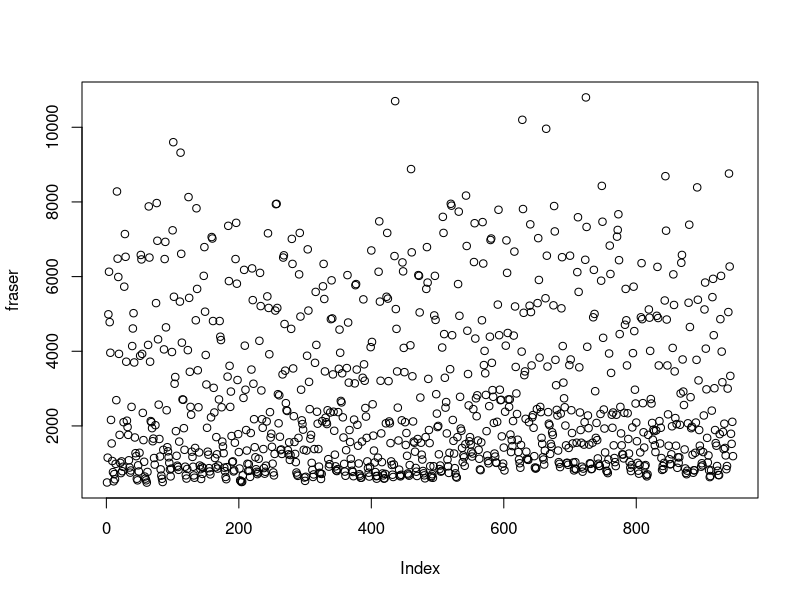
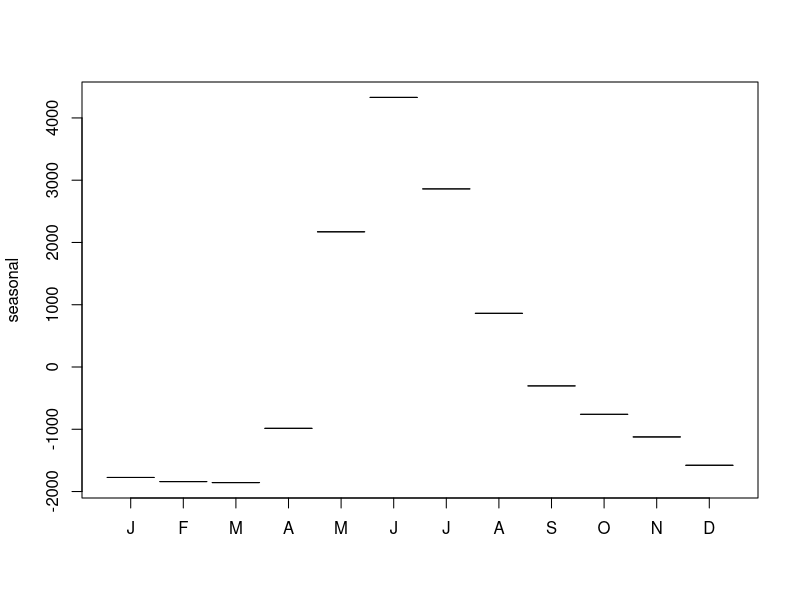
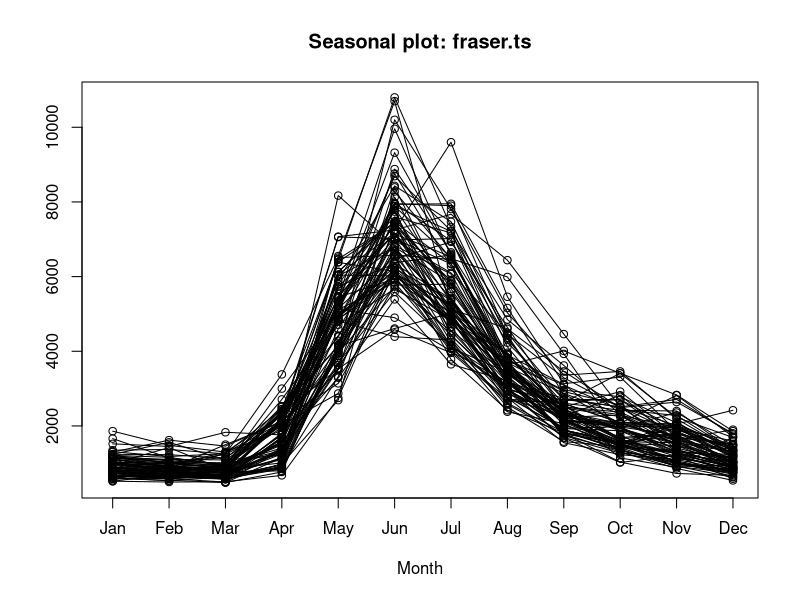
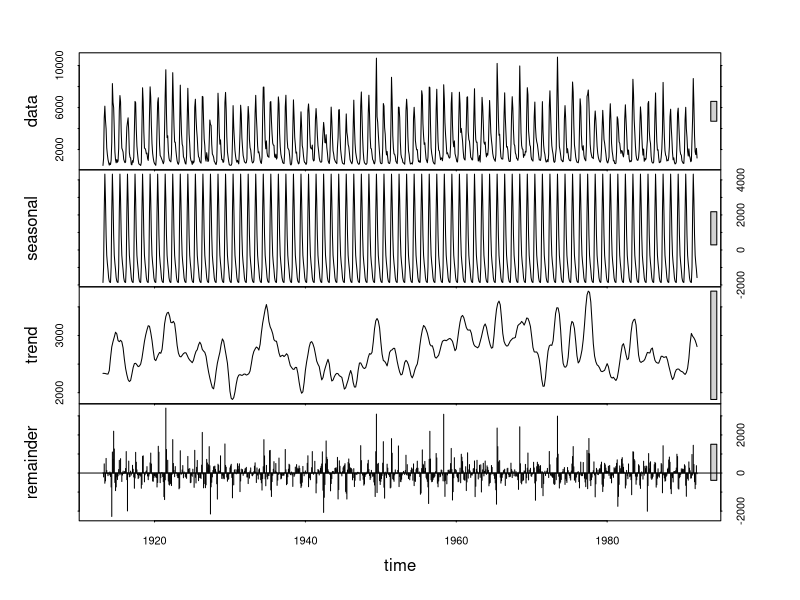
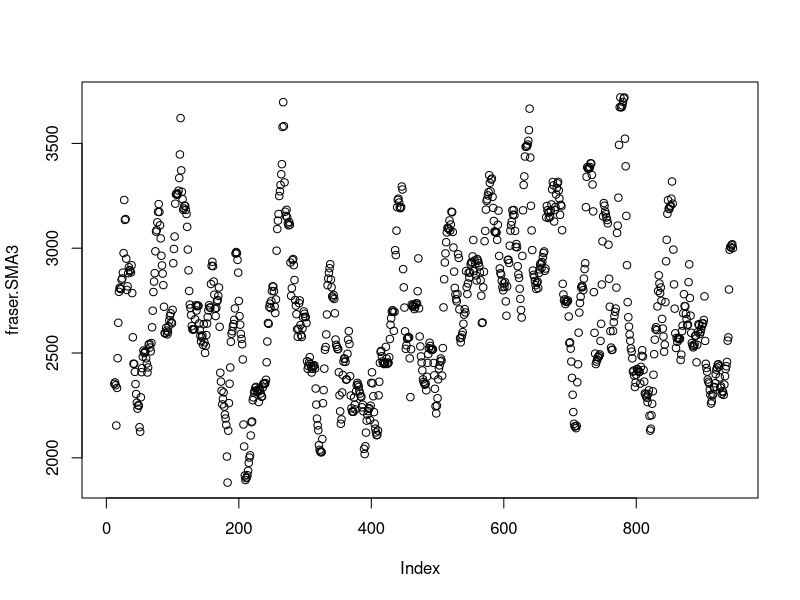
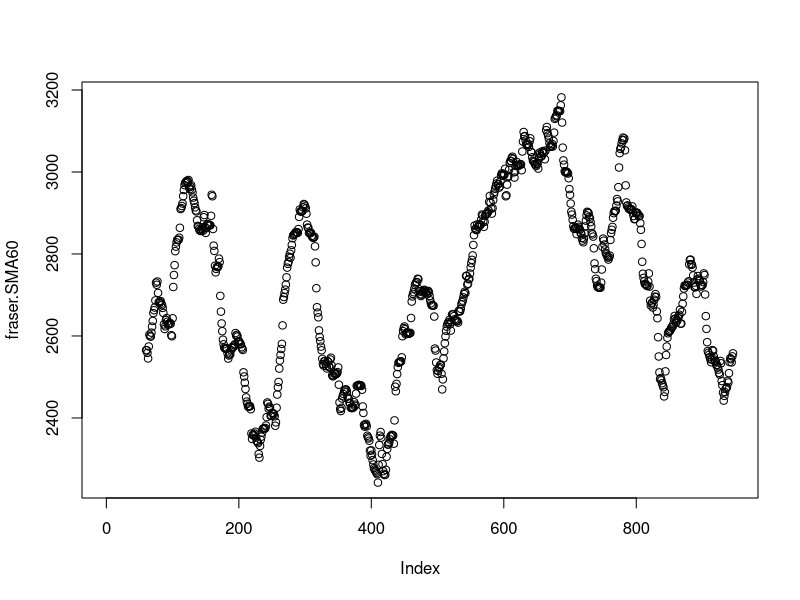
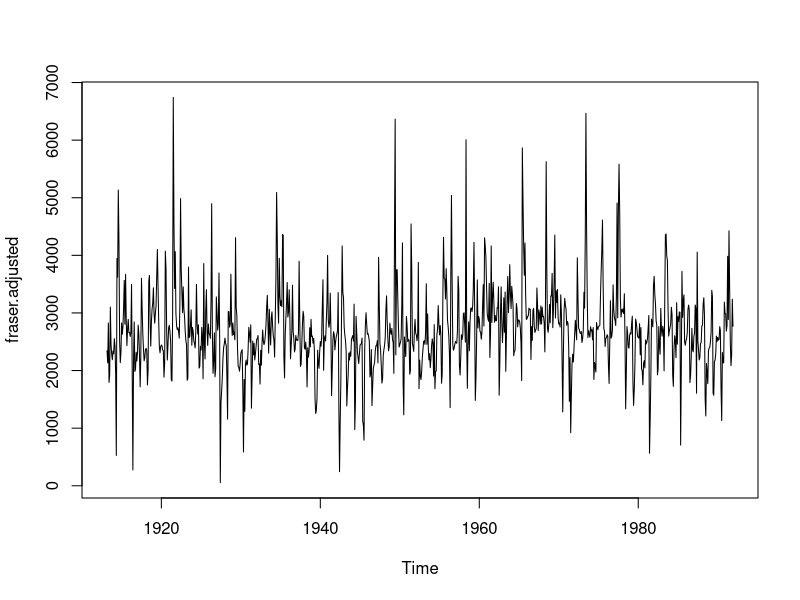
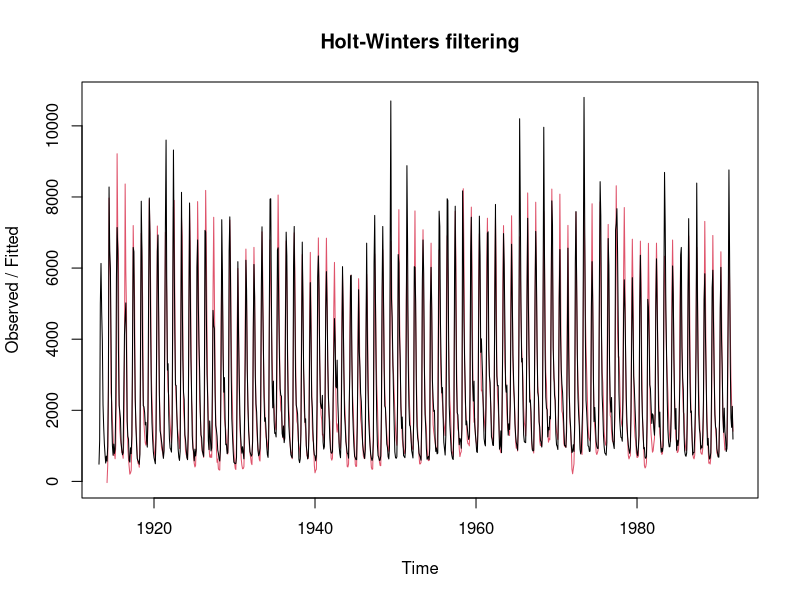

Write R code to recreate these figures, in order. (Note: this script raises an error after producing the figures.)
# load data Fraser River monthly flows
fraser <- scan("time-series/fraser.txt")
# standard plot
plot(fraser)

# specify a frequency and convert the dataset to a time series using the ts
# function
fraser.ts <- ts(fraser, frequency=12, start=c(1913,3))
fraser.ts

# seasonal decomposition of the time series using the stl function
fraser.stl = stl(fraser.ts, s.window="periodic")
fraser.stl

summary(fraser.stl)

# organizes the time series into monthly patterns
monthplot(fraser.stl)

# using seasonal plot
library(forecast)
seasonplot(fraser.ts)

# plots various components of stl
plot(fraser.stl)

# smooth data using the SMA function of the TTR package
library(TTR)
fraser.SMA3 <- SMA(fraser,n=12)
plot(fraser.SMA3)

# stretched out 5 years
fraser.SMA60 <- SMA(fraser,n=60)
plot(fraser.SMA60)

# decompose the components of the time series
fraser.components <- decompose(fraser.ts)

# recalculate without seasonality
fraser.adjusted <- fraser - fraser.components$season
plot(fraser.adjusted)

# short-term forecast from our time series data using Holt-Winters filtering
fraser.forecast <- HoltWinters(fraser.ts,beta=FALSE)
fraser.forecast

# compute the SSE
fraser.forecast$SSE
plot(fraser.forecast)

fraser.forecast$fitted

# use Holt-Winters filtering for forecasting
library(forecast)
fraser.forecast2 <-  forecast:::forecast.HoltWinters(fraser.forecast, h=8)
fraser.forecast2
plot.forecast(fraser.forecast2)

# produce a correlogram using the acf function
# The acf function computes (and by default plots) the autocorrelation of your data.
acf(fraser.forecast2$residuals,lag.max=20,na.action = na.pass)

# use a Box test for the forecast
Box.test(fraser.forecast2$residuals,lag=20,type="Ljung-Box")
plot.ts(fraser.forecast2$residuals)

############################################################
# load data the Santa Fe Time Series Competition b2
sleep <- read.table("time-series/b2.txt")
colnames(sleep) <- c("heart","chest","oxygen")
head(sleep)
sleepts <- ts(sleep)
plot.ts(sleepts)

# generate forecasts
# heart
heart.ts <- ts(sleep$heart)
heart.forecast <- HoltWinters(heart.ts, gamma=FALSE)
heart.forecast
plot(heart.forecast)
# chest
chest.ts <- ts(sleep$chest)
chest.forecast <- HoltWinters(chest.ts, gamma=FALSE)
chest.forecast
plot(chest.forecast)
# oxygen
oxygen.ts <- ts(sleep$oxygen)
oxygen.forecast <- HoltWinters(oxygen.ts, gamma=FALSE)
oxygen.forecast
plot(oxygen.forecast)

# automated forecasting
fraser.ets <- ets(fraser.ts)
summary(fraser.ts)
plot(fraser.ets)

# ARIMA
fraser.arima <- arima(fraser.ts, order=c(2,0,0))
summary(fraser.arima)
tsdisplay(arima.errors(fraser.arima))

fraser.farima <- forecast(fraser.arima, h=8)
summary(fraser.farima)
plot(fraser.farima)

# automated ARIMA forecasting
fraser.aarima <- auto.arima(fraser.ts)
summary(fraser.aarima)

fraser.arima3 <- arima(fraser.ts, order=c(4,0,1),
                       seasonal=list(order=c(2,0,0), period=12))
summary(fraser.arima3)
